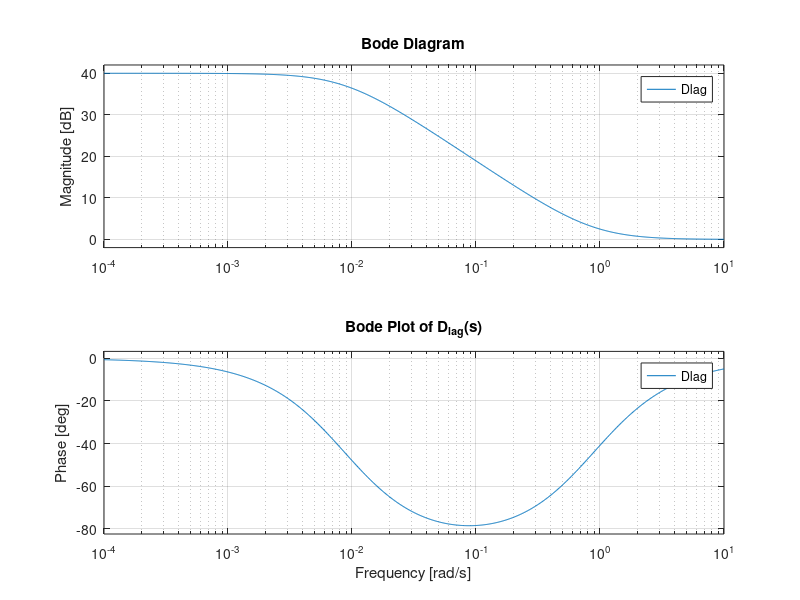

Recreate this plot in MATLAB.
s = tf('s');

z = 0.88;
p = 0.0088;

Dlag = (s + z)/(s + p);

fprintf('z = %.6f rad/s\n',z);
fprintf('p = %.6f rad/s\n',p);

figure;
bode(Dlag);
grid on;
title('Bode Plot of D_{lag}(s)');
